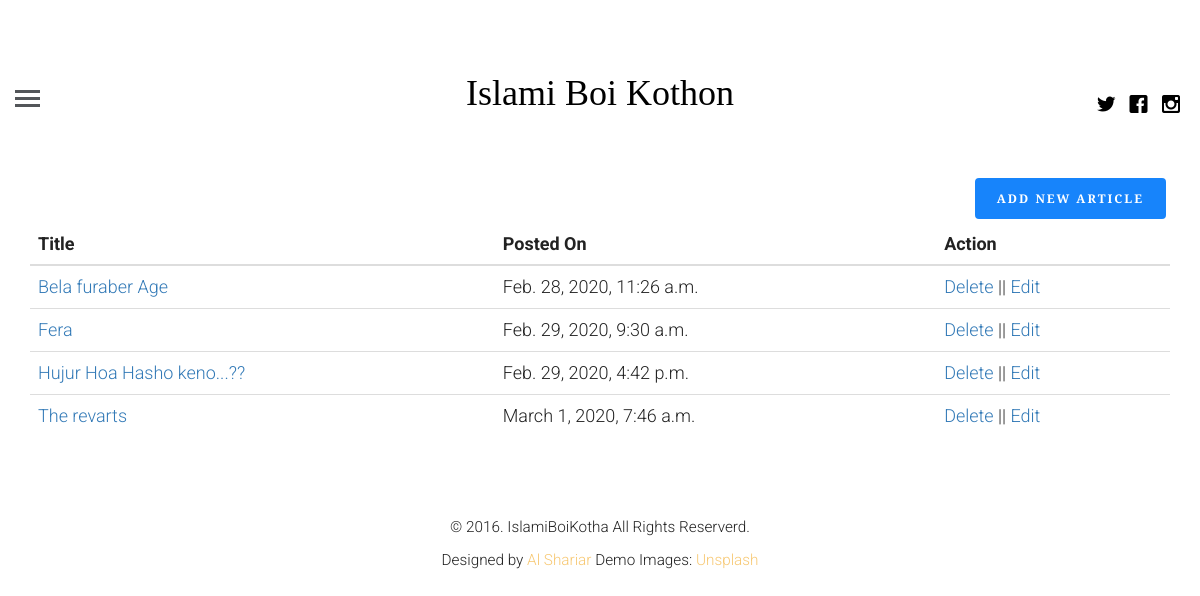
The page /profile/ (signed in) on the database as committed earlier.
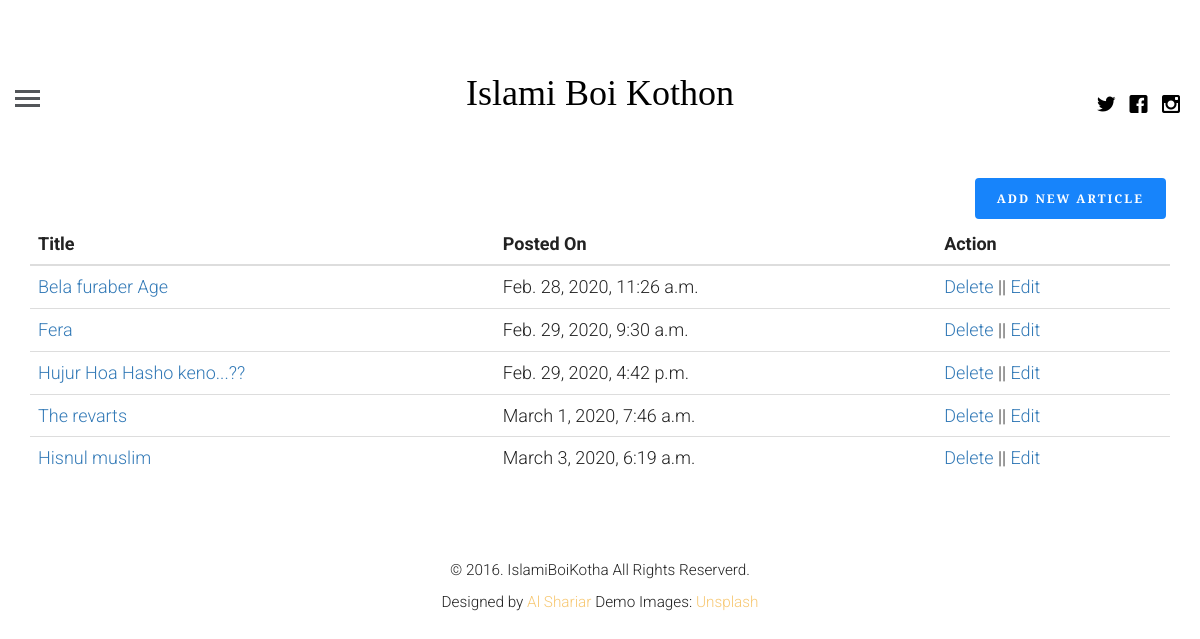
The same page on the database as committed later.
### blog/models.py (models this page shows, shortened)
class Article(models.Model):
    article_author = models.ForeignKey(Author, on_delete=models.CASCADE)
    title = models.CharField(max_length=200)
    body = RichTextUploadingField()
    image = models.FileField()
    category = models.ForeignKey(Category, on_delete=models.CASCADE)
    posted_on = models.DateTimeField(auto_now=False, auto_now_add=True)
    updated_on = models.DateTimeField(auto_now=True, auto_now_add=False)

### blog/views.py (the view, shortened to what this page needs)
# urls.py: path('profile/', views.getprofile, name="profile"),
def getprofile(request):
    if request.user.is_authenticated:
        user = get_object_or_404(User, id=request.user.id)
        author_profile = Author.objects.filter(name=user.id)
        if author_profile:
            author_user = get_object_or_404(Author, name=request.user.id)
            posts = Article.objects.filter(article_author=author_user.id)
            return render(request, 'blog/logged_in_profile.html', context={'posts':posts,'user':author_user})
    else:
        return redirect('login')

### blog/templates/blog/logged_in_profile.html (shortened to what this page needs)
{% extends 'blog/base.html' %}
{% load static %}
  {% block content %}
  <div class="container">
        <a href="{% url 'create' %}" class="btn btn-info pull pull-right">Add new article</a>
    <table class="table">
        <thead>
          <tr>
            <th scope="col">Title</th>
            <th scope="col">Posted On</th>
            <th scope="col">Action</th>
          </tr>
        </thead>
        <tbody>
        {% for post in posts %}
          <tr>
            <td><a class="text-primary" href="{% url 'single_post' id=post.id %}">{{ post.title }}</a></td>
            <td>{{ post.posted_on }}</td>
            <td><a class="text-primary" href="{% url 'delete' id=post.id %}">Delete</a> || <a class="text-primary" href="{% url 'update' id=post.id %}">Edit</a></td>
          </tr>
        {% endfor %}
        </tbody>
      </table>
    </div>
	{% endblock content %}

Rows that differ between the two databases and show on the page:
added Article: title "Hisnul muslim", posted_on "March 3, 2020, 6:19 a.m."
